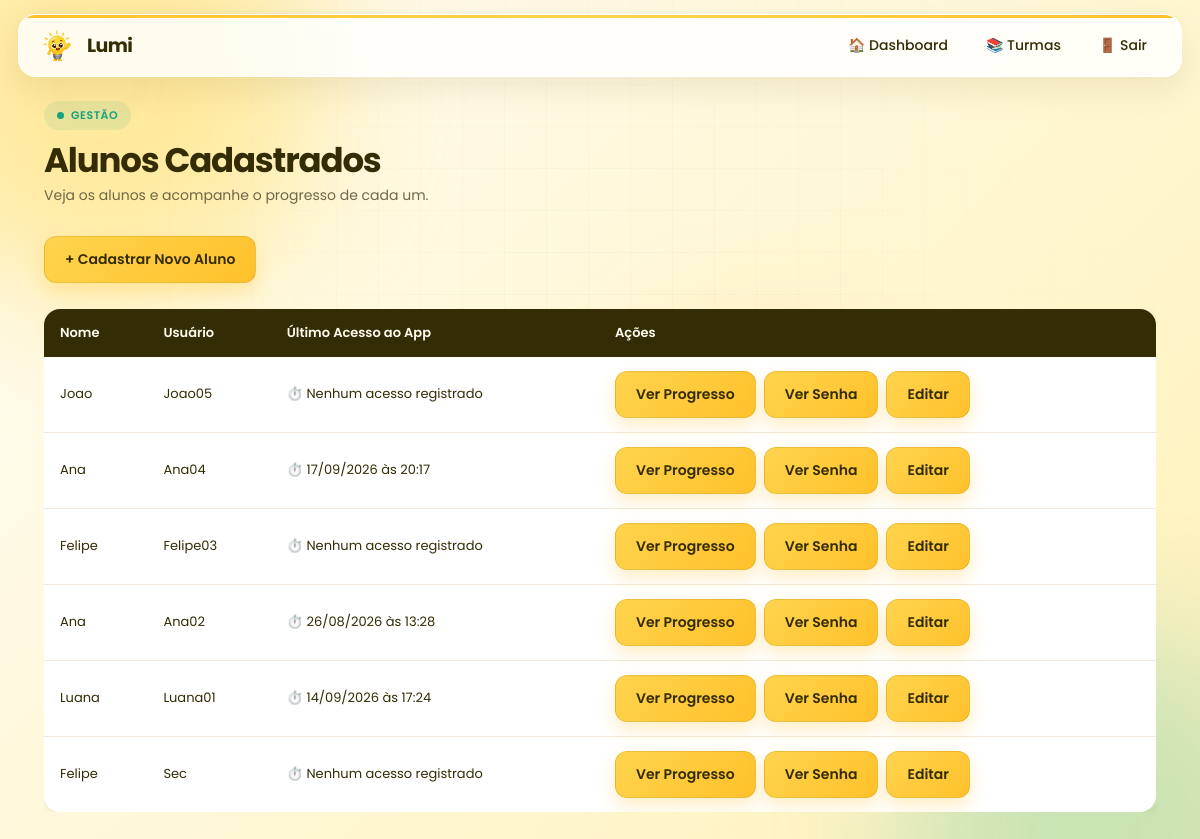
The app's page /alunos.php (signed in) with its own data.
### tables this page shows
CREATE TABLE `alunos` (
  `id` int(11) NOT NULL,
  `professor_id` int(11) NOT NULL,
  `nome` varchar(150) NOT NULL,
  `usuario` varchar(100) NOT NULL,
  `senha` varchar(255) NOT NULL,
  `foto` varchar(255) DEFAULT 'padrao.png',
  `data_nascimento` date DEFAULT NULL,
  `turma_id` int(11) DEFAULT NULL,
  `turma` varchar(100) DEFAULT NULL,
  `data_cadastro` timestamp NOT NULL DEFAULT current_timestamp(),
  `senha_visivel` varchar(255) DEFAULT NULL,
  `ultimo_acesso` datetime DEFAULT NULL
);

### alunos.php (the view, shortened to what this page needs)
<?php
include("php/conexao.php");
$sql = "SELECT * FROM alunos ORDER BY id DESC";
$resultado = $conexao->query($sql);
$alunos = [];
if ($resultado && $resultado->num_rows > 0) {
    while ($row = $resultado->fetch_assoc()) {
        $alunos[] = $row;
    }
}
?>
<!DOCTYPE html>
<html lang="pt-BR">
<head>
    <link rel="stylesheet" href="css/app.css?v=3">
</head>
<body>
    <div class="background" aria-hidden="true">
        <span class="orb orb-1"></span>
    </div>
    <header class="topbar">
        <a href="painel.php" class="topbar-brand">
            <img src="img/logo.png" class="topbar-logo" alt="Logo Lumi">
            <span>Lumi</span>
        </a>
        <nav class="topbar-nav">
            <a href="painel.php">🏠 Dashboard</a>
            <a href="turmas.php">📚 Turmas</a>
            <a href="logout.php">🚪 Sair</a>
        </nav>
    </header>
    <main class="conteudo">
        <header class="page-header">
            <div>
                <span class="badge"><i></i> Gestão</span>
                <h1>Alunos Cadastrados</h1>
                <p>Veja os alunos e acompanhe o progresso de cada um.</p>
            </div>
        </header>
        <div class="page-actions">
            <a href="novo_aluno.php" class="btn">+ Cadastrar Novo Aluno</a>
        </div>
        <div class="table-wrap">
        <table>
            <thead>
                <tr>
                    <th>Nome</th>
                    <th>Usuário</th>
                    <th>Último Acesso ao App</th>
                    <th>Ações</th>
                </tr>
            </thead>
            <tbody>
                <?php if (empty($alunos)): ?>
                    <tr>
                        <td colspan="4">Nenhum aluno encontrado.</td>
                    </tr>
                <?php else: ?>
                    <?php foreach ($alunos as $aluno): ?>
                        <tr>
                            <td><?= htmlspecialchars($aluno['nome'] ?? '') ?></td>
                            <td><?= htmlspecialchars($aluno['usuario'] ?? '') ?></td>
                            <td>
                                ⏱️ <?= (!empty($aluno['ultimo_acesso']) && $aluno['ultimo_acesso'] !== '0000-00-00 00:00:00')
                                    ? date('d/m/Y \à\s H:i', strtotime($aluno['ultimo_acesso']))
                                    : 'Nenhum acesso registrado' ?>
                            </td>
                            <td>
                                <div class="acoes">
                                    <a href="aluno.php?id=<?= $aluno['id'] ?>" class="btn abrir">Ver Progresso</a>
                                    <a href="dados_aluno.php?id=<?= $aluno['id'] ?>" class="btn">Ver Senha</a>
                                    <a href="editar_aluno.php?id=<?= $aluno['id'] ?>" class="btn">Editar</a>
                                </div>
                            </td>
                        </tr>
                    <?php endforeach; ?>
                <?php endif; ?>
            </tbody>
        </table>
        </div>
    </main>
</body>
</html>

### css/app.css (style rules this page uses)
:root { --ink: #332c05; --ink-soft: #6f6747; --gold: #ffd44d; --gold-deep: #ffc12b; --cream: #fff8e2; --green: #16a37f; --green-dark: #0d7d61; --line: #e9e1c9; --radius: 20px; }
* { margin: 0; padding: 0; box-sizing: border-box; font-family: 'Poppins', sans-serif; }
body { min-height: 100vh; background: linear-gradient(135deg, #fffdf5 0%, #fff4c5 35%, #ffe9a8 65%, #fff8e6 100%); background-size: 220% 220%; background-attachment: fixed; color: var(--ink); animation: gradient-shift 16s ease infinite; }
.background { position: fixed; inset: 0; overflow: hidden; pointer-events: none; z-index: 0; }
.orb { position: absolute; display: block; border-radius: 50%; filter: blur(70px); opacity: .5; will-change: transform; }
.orb-1 { width: 440px; height: 440px; top: -140px; left: -120px; background: #ffd84d; animation: float-one 13s ease-in-out infinite; }
.topbar { position: sticky; top: 0; z-index: 5; display: flex; align-items: center; justify-content: space-between; gap: 24px; margin: 14px 18px 0; padding: 10px 18px; border: 1px solid rgba(255, 255, 255, .9); border-radius: 18px; background: rgba(255, 255, 255, .82); backdrop-filter: blur(20px); -webkit-backdrop-filter: blur(20px); box-shadow: 0 12px 34px rgba(88, 66, 0, .1), inset 0 1px 0 #fff; overflow: hidden; animation: slide-down .6s cubic-bezier(.16, 1, .3, 1) both; }
.topbar::before { content: ''; position: absolute; top: 0; left: 0; width: 100%; height: 3px; background: linear-gradient(90deg, var(--gold-deep), var(--gold), var(--gold-deep)); }
.topbar-brand { display: flex; align-items: center; gap: 10px; color: var(--ink); font-size: 19px; font-weight: 700; letter-spacing: -.03em; text-decoration: none; }
.topbar-logo { width: 40px; height: 40px; object-fit: contain; animation: logo-float 4s ease-in-out infinite; }
.topbar-nav { display: flex; align-items: center; gap: 6px; flex-wrap: wrap; }
.topbar-nav a { display: inline-flex; align-items: center; justify-content: center; gap: 8px; padding: 10px 16px; border-radius: 12px; color: var(--ink); font-size: 14px; font-weight: 500; text-decoration: none; white-space: nowrap; transition: transform .22s ease, background .22s ease, box-shadow .22s ease; }
.conteudo { position: relative; z-index: 1; width: 100%; max-width: 1360px; margin: 0 auto; padding: 24px 44px 60px; min-height: calc(100vh - 90px); animation: fade-up .6s cubic-bezier(.16, 1, .3, 1) both; }
.page-header { margin-bottom: 30px; display: flex; align-items: flex-end; justify-content: space-between; gap: 20px; flex-wrap: wrap; }
.page-header h1, .conteudo > h1 { color: var(--ink); font-size: clamp(27px, 3.4vw, 34px); font-weight: 700; letter-spacing: -.035em; line-height: 1.2; margin: 10px 0 4px; }
.page-header p, .conteudo > p { color: var(--ink-soft); font-size: 14px; }
.page-actions { margin-bottom: 26px; }
.badge { display: inline-flex; align-items: center; gap: 7px; padding: 6px 13px; border-radius: 999px; background: rgba(22, 163, 127, .1); color: var(--green); font-size: 11px; font-weight: 600; letter-spacing: .05em; text-transform: uppercase; }
.badge i { width: 7px; height: 7px; border-radius: 50%; background: var(--green); animation: pulse 2s infinite; }
.table-wrap { overflow-x: auto; }
table { width: 100%; border-collapse: separate; border-spacing: 0; background: #fff; border-radius: 16px; overflow: hidden; box-shadow: 0 8px 24px rgba(88, 66, 0, .07); font-size: 13px; }
th { background: var(--ink); color: #fffaf0; padding: 14px 16px; text-align: left; font-weight: 600; white-space: nowrap; }
td { padding: 14px 16px; border-bottom: 1px solid #f1ead8; color: var(--ink); vertical-align: middle; }
tbody tr { transition: background .2s ease; }
tbody tr:last-child td { border-bottom: none; }
td a { color: var(--green-dark); font-weight: 500; text-decoration: none; }
.btn, .novo, .novo-aluno, .entrar, .abrir, .acesso { display: inline-flex; align-items: center; justify-content: center; gap: 8px; padding: 12px 20px; border: 1px solid rgba(122, 92, 0, .15); border-radius: 12px; background: linear-gradient(135deg, var(--gold), var(--gold-deep)); box-shadow: 0 8px 18px rgba(255, 193, 43, .28); color: var(--ink); font-size: 14px; font-weight: 600; text-decoration: none; cursor: pointer; transition: transform .22s ease, box-shadow .22s ease, filter .22s ease; }
.acoes { display: flex; align-items: center; gap: 8px; flex-wrap: wrap; }
.acoes a { text-decoration: none; }

### records on screen
alunos: nome "Joao", usuario "Joao05", shows "Nenhum acesso registrado"
alunos: nome "Ana", usuario "Ana04", ultimo_acesso "17/09/2026 às 20:17"
alunos: nome "Felipe", usuario "Felipe03", shows "Nenhum acesso registrado"
alunos: nome "Ana", usuario "Ana02", ultimo_acesso "26/08/2026 às 13:28"
alunos: nome "Luana", usuario "Luana01", ultimo_acesso "14/09/2026 às 17:24"
alunos: nome "Felipe", usuario "Sec", shows "Nenhum acesso registrado"
